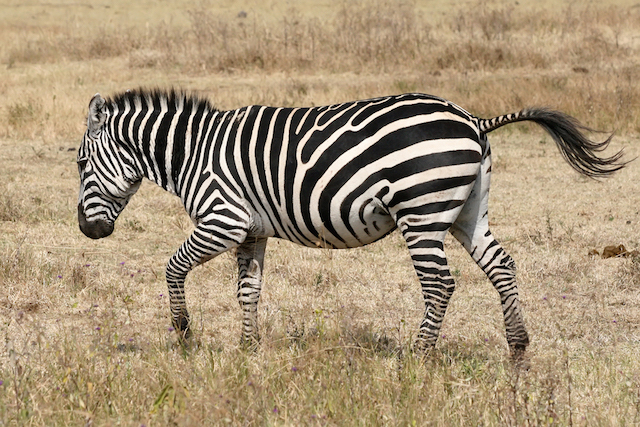
#> input picture data/Zebra_running_Ngorongoro.jpg, 640 x 427 px
$ jupyter execute --allow-errors 1.1GaborDemo.ipynb   (shell and % lines are left out)   (Python 2 division)
#> lines starting #> are read from the running program, lines starting #| are printed output that depends on the picture
If you found any bugs in this ipython notebook, please contact qiuwch@gmail.com
If there's an error say "something is undefined", please run cell which contains the definition or use "menu -> cell -> run all above"

# Initialization

[cell 1]
# Import python library for this notebook
from numpy import * # fundamental package for scientific computing
from matplotlib.pyplot import * # package for plot function
# show figures inline

def myimshow(I, **kwargs):
    # utility function to show image
    figure();
    axis('off')
    imshow(I, cmap=gray(), **kwargs)

# Generate sinusoid stimuli

Sinusoid $ I(\mathbf{x}) = A \cos(\mathbf{\omega} \mathbf{x} + \rho) $

$ A $ is the amplitude, $ \rho $ is the phase, and $ \mathbf{\omega} $ is the frequency.

[cell 2]
def genSinusoid(sz, A, omega, rho):
    # Generate Sinusoid grating
    # sz: size of generated image (width, height)
    [x, y] = meshgrid(arange(0, sz[0]), arange(0, sz[1]))
    stimuli = A * cos(omega[0] * x  + omega[1] * y + rho)
    return stimuli

theta = pi/4
omega = [cos(theta), sin(theta)]
sinusoidParam = {'A':1, 'omega':omega, 'rho':0, 'sz':(32,32)}
myimshow(genSinusoid(**sinusoidParam))
# ** is a special syntax in python, which enables passing a key-value dictionary as parameter

# Generate gabor filter
A general type of Gabor filter[1] can be defined:
$$ g(x,y;\lambda,\theta,\psi,\sigma,\gamma) = \exp\left(-\frac{x'^2+\gamma^2y'^2}{2\sigma^2}\right)\exp\left(i\left(2\pi\frac{x'}{\lambda}+\psi\right)\right) $$
[1] https://en.wikipedia.org/wiki/Gabor_filter

Here we implement a type of Gabor filter which satisfies the neurophysiological constraints for simple cells:
$$ \psi (x; \omega, \theta, K) = \left[\frac{\omega^2}{ 4 \pi K^2} \exp  \{-(\omega^2/8K^2)[4(x\cdot(cos\theta, sin\theta))^2 + (x \cdot ( -sin \theta, cos \theta))^2]\} \right] \times \left[ \exp \{ iwx \cdot (cos\theta, sin\theta) \} exp(K^2/2) \right] $$

[cell 3]
def genGabor(sz, omega, theta, func=cos, K=pi):
    radius = (int(sz[0]/2.0), int(sz[1]/2.0))
    [x, y] = meshgrid(range(-radius[0], radius[0]+1), range(-radius[1], radius[1]+1))

    x1 = x * cos(theta) + y * sin(theta)
    y1 = -x * sin(theta) + y * cos(theta)

    gauss = omega**2 / (4*pi * K**2) * exp(- omega**2 / (8*K**2) * ( 4 * x1**2 + y1**2))
#     myimshow(gauss)
    sinusoid = func(omega * x1) * exp(K**2 / 2)
#     myimshow(sinusoid)
    gabor = gauss * sinusoid
    return gabor

g = genGabor((256,256), 0.3, pi/4, func=cos)
# change func to "cos", "sin" can generate sin gabor or cos gabor, here we pass a function name as a parameter
myimshow(g)
mean(g)

# Interactive gabor demo
If you evaluate this cell in your computer, you can see an interactive demo like below.

**Drag the slider to change parameters, and see the change of gabor filter.**

[cell 4]
from IPython.html.widgets import interact, interactive, fixed
def demoGabor(theta, omega):
    myimshow(genGabor((128,128), omega, theta))
interact(demoGabor, theta=(0,pi,pi/8), omega=(0.1,1,0.1))
#> the sliders are set to theta = 1.5707963267948966, omega = 0.55

# Generate gabor filter bank

[cell 5]
theta = arange(0, pi, pi/4) # range of theta
omega = arange(0.2, 0.6, 0.1) # range of omega
params = [(t,o) for o in omega for t in theta]
sinFilterBank = []
cosFilterBank = []
gaborParams = []
for (theta, omega) in params:
    gaborParam = {'omega':omega, 'theta':theta, 'sz':(128, 128)}
    sinGabor = genGabor(func=sin, **gaborParam)
    cosGabor = genGabor(func=cos, **gaborParam)
    sinFilterBank.append(sinGabor)
    cosFilterBank.append(cosGabor)
    gaborParams.append(gaborParam)

figure()
n = len(sinFilterBank)
for i in range(n):
    subplot(4,4,i+1)
    title(r'$\theta$={theta:.2f}$\omega$={omega}'.format(**gaborParams[i]))
    axis('off'); imshow(sinFilterBank[i])

figure()
for i in range(n):
    subplot(4,4,i+1)
    title(r'$\theta$={theta:.2f}$\omega$={omega}'.format(**gaborParams[i]))
    axis('off'); imshow(cosFilterBank[i])
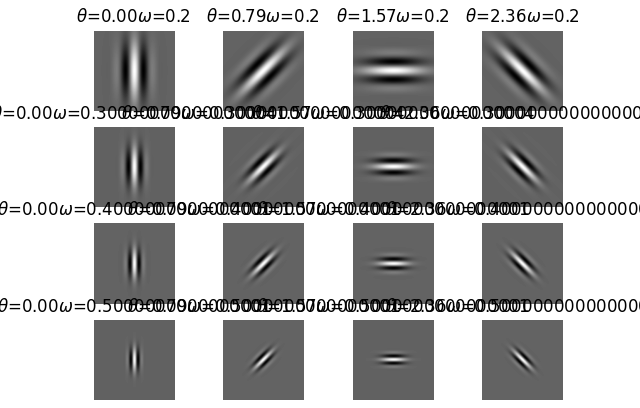
#> figure drawn by matplotlib, 16 panels

# Apply filter bank to zebra image

[cell 6]
from skimage.color import rgb2gray
from scipy.signal import convolve2d
zebra = rgb2gray(imread('data/Zebra_running_Ngorongoro.jpg'))
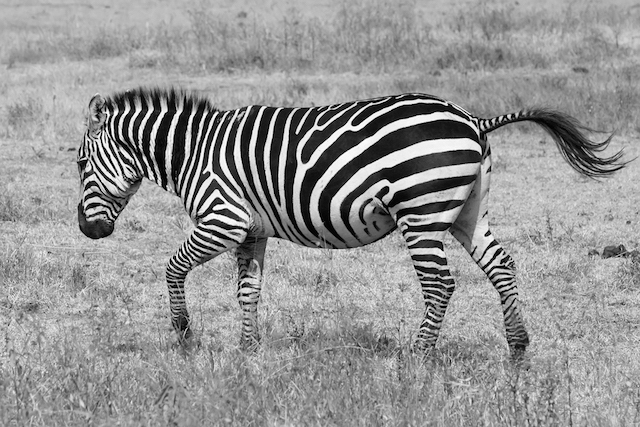
#> zebra: shape (427, 640) float64; min 0, max 1, mean 0.584
figure(); myimshow(zebra)
sinGabor = sinFilterBank[8]
figure(); myimshow(sinGabor)
res = convolve2d(zebra, sinGabor, mode='valid') # Will take about one minute
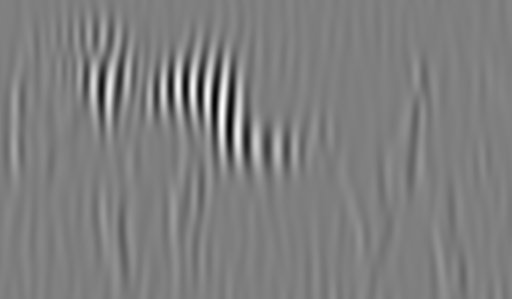
#> res: shape (299, 512) float64; min -25.48, max 25.53, mean 0; drawn with min black and max white
figure(); myimshow(res); title('response')
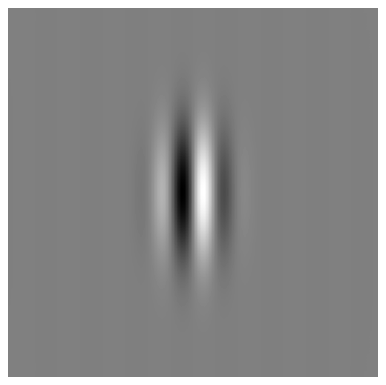
#> figure drawn by matplotlib, 1 panel

# Homework 1.1
Apply Gabor filters to the zebra image. Adjust the frequency and orientation of the Gabors to find the horizontal and vertical stripes. Plot the output. Can you also find Gabors that respond to the legs?

# Quadrature pair, simple/complex cell

[cell 7]
theta = pi/4
sinGabor = genGabor((129,129), 0.4, theta, sin)
cosGabor = genGabor((129,129), 0.4, theta, cos)
figure();
subplot(121); axis('off'); imshow(sinGabor);
subplot(122); axis('off'); imshow(cosGabor)

theta = pi/4 + pi
sinusoid = genSinusoid((256,256), 1, (omega*sin(theta), omega*cos(theta)), 0)
figure(); myimshow(sinusoid); title('Stimuli')

response = convolve2d(sinusoid, sinGabor, mode='valid')
response2 = convolve2d(sinusoid, cosGabor, mode='valid')

figure();
subplot(121); imshow(response, vmin=0); title('Response of sin gabor(simple cell)')
subplot(122); imshow(response**2 + response2**2, vmin=0); title('Resp. of complex cell')
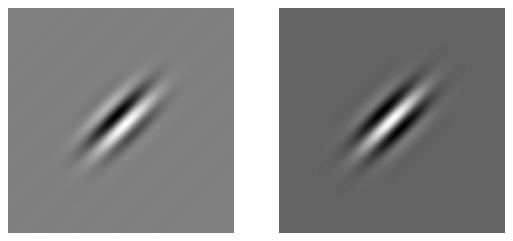
#> figure drawn by matplotlib, 2 panels
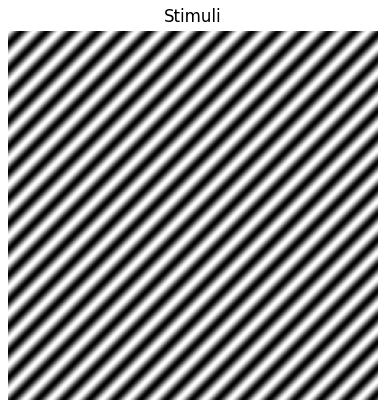
#> figure drawn by matplotlib, 1 panel
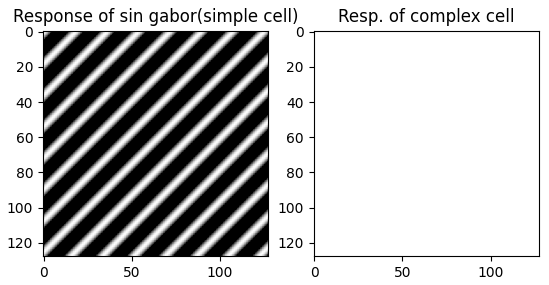
#> figure drawn by matplotlib, 2 panels

**Complex cell is tuned to frequency and less sensitive to phase change**

# Homework 1.2: Find parameter of an unknown gabor filter
Find the tuning curve of an idealized neuron by measuring its response to different sinusoids. The neuron is a Gabor function so you need to find its preferred orientation, phase, and K. Use equations (3) and (4) from Lecture Notes 2 if you want.

**NOTE:** Homework can be done in any programming language you like.

[cell 8]
import pickle
# The parameter of this gabor(cell) is unknown
# Try to find its parameter:
#> (the rest of this cell did not finish here and is left out)

# Demo: Gaussian, Laplacian of Gaussian

[cell 9]
# Utility function to plot 3D surface
def surf(X, Y, Z, **kargs):
    # Plot 3D data as surface, similar to surf(X,Y,Z) of http://www.mathworks.com/help/matlab/ref/surf.html
    from mpl_toolkits.mplot3d import Axes3D
    fig = figure()
    ax = fig.add_subplot(111, projection='3d')
    ax.plot_surface(X, Y, Z, **kargs)

sigma = 20
from mpl_toolkits.mplot3d import Axes3D

[X, Y] = meshgrid(arange(-100, 101), arange(-100, 101))
Z = 1/(sqrt(2.0 * pi) * sigma) * exp(-(X**2+Y**2)/(2.0*sigma**2))

dx = np.roll(Z, 1, axis=1) - Z
dx2 = np.roll(dx, 1, axis=1) - dx

dy = np.roll(Z, 1, axis=0) - Z
dy2 = np.roll(dy, 1, axis=0) - dy

LoG = -(dx2+dy2)

surf(X, Y, Z, alpha=0.3)
title('Gaussian')

surf(X, Y, dx + dy, alpha=0.3)
title('First order derivative')

surf(X, Y, LoG, alpha=0.3)
title('Second order derivative (Laplacian of Gaussian)')
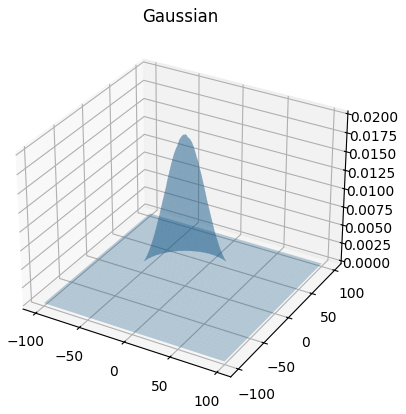
#> figure drawn by matplotlib, 1 panel
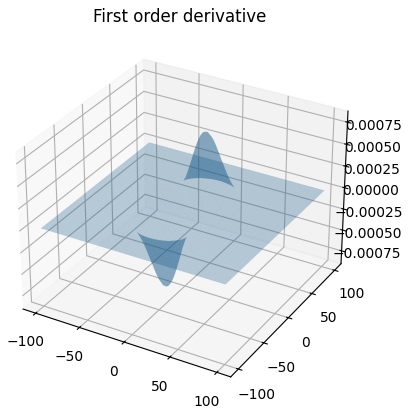
#> figure drawn by matplotlib, 1 panel
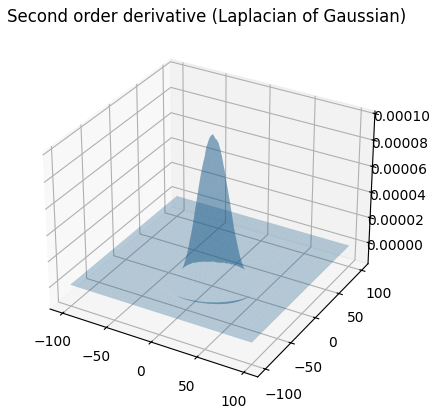
#> figure drawn by matplotlib, 1 panel
